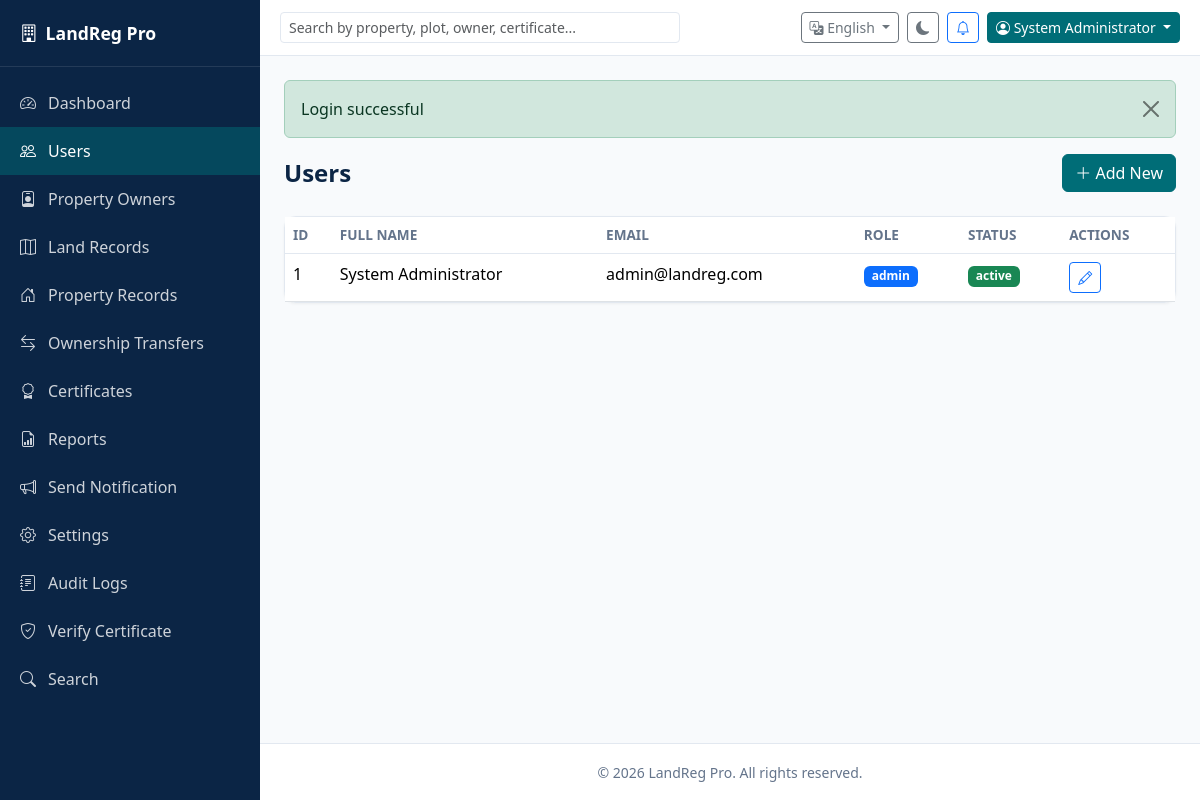
Screenshot of /admin/users/index.php (signed in) with the database file from the repository.
### tables this page shows
CREATE TABLE settings (
    id INT AUTO_INCREMENT PRIMARY KEY,
    system_name VARCHAR(150) DEFAULT 'LandReg Pro',
    office_name VARCHAR(150),
    office_address TEXT,
    office_phone VARCHAR(30),
    office_email VARCHAR(150),
    logo VARCHAR(255),
    created_at TIMESTAMP DEFAULT CURRENT_TIMESTAMP
);

CREATE TABLE users (
    id INT AUTO_INCREMENT PRIMARY KEY,
    full_name VARCHAR(150) NOT NULL,
    email VARCHAR(150) NOT NULL UNIQUE,
    phone VARCHAR(30),
    password VARCHAR(255) NOT NULL,
    role ENUM('admin','user') NOT NULL DEFAULT 'user',
    status ENUM('active','inactive') NOT NULL DEFAULT 'active',
    profile_photo VARCHAR(255),
    created_at TIMESTAMP DEFAULT CURRENT_TIMESTAMP
);

### includes/lang.php (called while the page is built, shortened)
<?php
function getLang(): string
{
    return $_SESSION['lang'] ?? 'en';
}
function __(string $key): string
{
    global $translations;
    $lang = getLang();
    return $translations[$lang][$key] ?? $translations['en'][$key] ?? $key;
}

### includes/functions.php (called while the page is built, shortened)
<?php
function e(?string $value): string
{
    return htmlspecialchars($value ?? '', ENT_QUOTES, 'UTF-8');
}
function getFlash(): ?array
{
    if (!empty($_SESSION['flash'])) {
        $flash = $_SESSION['flash'];
        return $flash;
    }
    return null;
}
function getSettings(): array
{
    static $settings = null;
    if ($settings === null) {
        $db = getDB();
        $stmt = $db->query('SELECT * FROM settings ORDER BY id ASC LIMIT 1');
        $settings = $stmt->fetch() ?: [
            'system_name' => APP_NAME,
            'office_name' => '',
            'office_address' => '',
            'office_phone' => '',
            'office_email' => '',
            'logo' => '',
        ];
    }
    return $settings;
}
function paginate(int $total, int $page, int $perPage = 10): array
{
    $totalPages = max(1, (int) ceil($total / $perPage));
    $page = max(1, min($page, $totalPages));
    $offset = ($page - 1) * $perPage;
    return [
        'total' => $total,
        'page' => $page,
        'per_page' => $perPage,
        'total_pages' => $totalPages,
        'offset' => $offset,
    ];
}

### includes/auth.php (called while the page is built, shortened)
<?php
function isLoggedIn(): bool
{
    return !empty($_SESSION['user_id']);
}
function currentUser(): ?array
{
    static $user = null;
    if ($user === null) {
        $db = getDB();
        $stmt = $db->prepare('SELECT * FROM users WHERE id = ? AND status = "active"');
        $stmt->execute([$_SESSION['user_id']]);
        $user = $stmt->fetch() ?: null;
    }
    return $user;
}
function isAdmin(): bool
{
    $user = currentUser();
    return $user && $user['role'] === 'admin';
}
function requireAdmin(): void
{
    if (!isAdmin()) {
        flash('danger', __('access_denied'));
        redirect(BASE_URL . '/user/dashboard.php');
    }
}

### admin/users/index.php (the view, shortened to what this page needs)
<?php
requireAdmin();
$db = getDB();
$page = max(1, (int)($_GET['page'] ?? 1));
$pagination = paginate((int)$db->query('SELECT COUNT(*) FROM users')->fetchColumn(), $page);
$stmt = $db->query('SELECT * FROM users ORDER BY id DESC LIMIT ' . $pagination['per_page'] . ' OFFSET ' . $pagination['offset']);
$users = $stmt->fetchAll();
$isAdminArea = true;
include APP_ROOT . '/includes/header.php';
?>
<div class="page-header"><h1><?= __('users') ?></h1><a href="create.php" class="btn btn-primary"><i class="bi bi-plus-lg"></i> <?= __('add') ?></a></div>
<div class="card"><div class="table-responsive"><table class="table table-hover mb-0">
<thead><tr><th>ID</th><th><?= __('full_name') ?></th><th><?= __('email') ?></th><th>Role</th><th><?= __('status') ?></th><th><?= __('actions') ?></th></tr></thead>
<tbody>
<?php foreach ($users as $u): ?>
<tr>
<td><?= $u['id'] ?></td><td><?= e($u['full_name']) ?></td><td><?= e($u['email']) ?></td>
<td><span class="badge bg-<?= $u['role']==='admin'?'primary':'secondary' ?>"><?= e($u['role']) ?></span></td>
<td><span class="badge bg-<?= $u['status']==='active'?'success':'danger' ?>"><?= e($u['status']) ?></span></td>
<td><a href="edit.php?id=<?= $u['id'] ?>" class="btn btn-sm btn-outline-primary"><i class="bi bi-pencil"></i></a></td>
</tr>
<?php endforeach; ?>
</tbody></table></div></div>
<?php include APP_ROOT . '/includes/footer.php'; ?>

### includes/header.php (shortened to what this page needs)
<?php
$settings = getSettings();
$user = currentUser();
$lang = getLang();
$isAdminArea = $isAdminArea ?? false;
?>
<!DOCTYPE html>
<html lang="<?= e($lang) ?>" data-theme="light">
<head>
    <link href="https://cdn.jsdelivr.net/npm/bootstrap@5.3.3/dist/css/bootstrap.min.css" rel="stylesheet">
    <link href="https://cdn.jsdelivr.net/npm/bootstrap-icons@1.11.3/font/bootstrap-icons.min.css" rel="stylesheet">
    <link href="<?= BASE_URL ?>/assets/css/style.css" rel="stylesheet">
</head>
<body>
<div class="app-wrapper">
    <?php if ($user): ?>
        <?php include APP_ROOT . '/includes/sidebar.php'; ?>
    <?php endif; ?>
    <div class="main-content">
        <?php if ($user): ?>
        <nav class="top-navbar">
            <div class="navbar-search d-none d-md-block">
                <form action="<?= BASE_URL ?>/search.php" method="GET" class="d-flex">
                    <input type="text" name="q" class="form-control form-control-sm" placeholder="<?= __('search_placeholder') ?>">
                </form>
            </div>
            <div class="navbar-actions ms-auto d-flex align-items-center gap-2">
                <div class="dropdown">
                    <button class="btn btn-sm btn-outline-secondary dropdown-toggle" data-bs-toggle="dropdown">
                        <i class="bi bi-translate"></i> <?= $lang === 'so' ? __('somali') : __('english') ?>
                    </button>
                </div>
                <button class="btn btn-sm btn-outline-secondary" id="themeToggle" title="<?= __('dark_mode') ?>">
                    <i class="bi bi-moon-fill"></i>
                </button>
                <a href="<?= BASE_URL ?>/<?= $isAdminArea ? 'admin' : 'user' ?>/notifications.php" class="btn btn-sm btn-outline-primary position-relative">
                    <i class="bi bi-bell"></i>
                </a>
                <div class="dropdown">
                    <button class="btn btn-sm btn-primary dropdown-toggle" data-bs-toggle="dropdown">
                        <i class="bi bi-person-circle"></i> <?= e($user['full_name']) ?>
                    </button>
                </div>
            </div>
        </nav>
        <?php endif; ?>
        <main class="content-area p-3 p-md-4">
            <?php $flash = getFlash(); if ($flash): ?>
            <div class="alert alert-<?= e($flash['type']) ?> alert-dismissible fade show" role="alert">
                <?= e($flash['message']) ?>
                <button type="button" class="btn-close" data-bs-dismiss="alert"></button>
            </div>
            <?php endif; ?>

### includes/sidebar.php (shortened to what this page needs)
<?php
$base = $isAdminArea ? BASE_URL . '/admin' : BASE_URL . '/user';
$current = basename($_SERVER['PHP_SELF']);
?>
<aside class="sidebar" id="sidebar">
    <div class="sidebar-brand">
        <?php $logo = getSettings()['logo'] ?? ''; ?>
        <?php if ($logo): ?>
            <img src="<?= UPLOAD_URL . e($logo) ?>" alt="Logo" class="sidebar-logo">
        <?php else: ?>
            <i class="bi bi-building"></i>
        <?php endif; ?>
        <span><?= e(getSettings()['system_name'] ?? APP_NAME) ?></span>
    </div>
    <ul class="sidebar-nav">
        <li><a href="<?= $base ?>/dashboard.php" class="<?= $current === 'dashboard.php' ? 'active' : '' ?>"><i class="bi bi-speedometer2"></i> <?= __('dashboard') ?></a></li>
        <?php if ($isAdminArea): ?>
        <li><a href="<?= BASE_URL ?>/admin/users/index.php" class="<?= str_contains($_SERVER['PHP_SELF'], '/users/') ? 'active' : '' ?>"><i class="bi bi-people"></i> <?= __('users') ?></a></li>
        <li><a href="<?= BASE_URL ?>/admin/owners/index.php" class="<?= str_contains($_SERVER['PHP_SELF'], '/owners/') ? 'active' : '' ?>"><i class="bi bi-person-badge"></i> <?= __('owners') ?></a></li>
        <li><a href="<?= BASE_URL ?>/admin/lands/index.php" class="<?= str_contains($_SERVER['PHP_SELF'], '/lands/') ? 'active' : '' ?>"><i class="bi bi-map"></i> <?= __('lands') ?></a></li>
        <li><a href="<?= BASE_URL ?>/admin/properties/index.php" class="<?= str_contains($_SERVER['PHP_SELF'], '/properties/') ? 'active' : '' ?>"><i class="bi bi-house-door"></i> <?= __('properties') ?></a></li>
        <li><a href="<?= BASE_URL ?>/admin/transfers/index.php" class="<?= str_contains($_SERVER['PHP_SELF'], '/transfers/') ? 'active' : '' ?>"><i class="bi bi-arrow-left-right"></i> <?= __('transfers') ?></a></li>
        <li><a href="<?= BASE_URL ?>/admin/certificates/index.php" class="<?= str_contains($_SERVER['PHP_SELF'], '/certificates/') ? 'active' : '' ?>"><i class="bi bi-award"></i> <?= __('certificates') ?></a></li>
        <li><a href="<?= BASE_URL ?>/admin/reports/index.php" class="<?= str_contains($_SERVER['PHP_SELF'], '/reports/') ? 'active' : '' ?>"><i class="bi bi-file-earmark-bar-graph"></i> <?= __('reports') ?></a></li>
        <li><a href="<?= BASE_URL ?>/admin/notifications/index.php" class="<?= str_contains($_SERVER['PHP_SELF'], '/notifications/') ? 'active' : '' ?>"><i class="bi bi-megaphone"></i> <?= __('send_notification') ?></a></li>
        <li><a href="<?= BASE_URL ?>/admin/settings/index.php" class="<?= str_contains($_SERVER['PHP_SELF'], '/settings/') ? 'active' : '' ?>"><i class="bi bi-gear"></i> <?= __('settings') ?></a></li>
        <li><a href="<?= BASE_URL ?>/admin/audit_logs.php"><i class="bi bi-journal-text"></i> <?= __('audit_logs') ?></a></li>
        <?php endif; ?>
        <li><a href="<?= BASE_URL ?>/verify.php"><i class="bi bi-shield-check"></i> <?= __('verify') ?></a></li>
        <li><a href="<?= BASE_URL ?>/search.php"><i class="bi bi-search"></i> <?= __('search') ?></a></li>
    </ul>
</aside>

### includes/footer.php (shortened to what this page needs)
        </main>
        <footer class="app-footer text-center py-3">
            <small>&copy; <?= date('Y') ?> <?= e(getSettings()['system_name'] ?? APP_NAME) ?>. All rights reserved.</small>
        </footer>
    </div>
</div>
</body>
</html>

### assets/css/style.css (style rules this page uses)
:root { --primary: #006D77; --secondary: #0B2545; --accent-gold: #D4A017; --success: #2E8B57; --warning: #F4A261; --danger: #D62828; --bg: #F8FAFC; --card-bg: #FFFFFF; --text: #1e293b; --text-muted: #64748b; --border: #e2e8f0; --sidebar-width: 260px; }
* { box-sizing: border-box; }
body { font-family: 'Segoe UI', system-ui, -apple-system, sans-serif; background: var(--bg); color: var(--text); margin: 0; min-height: 100vh; }
.app-wrapper { display: flex; min-height: 100vh; }
.sidebar { width: var(--sidebar-width); background: var(--secondary); color: #fff; position: fixed; top: 0; left: 0; bottom: 0; z-index: 1040; overflow-y: auto; transition: transform 0.3s ease; }
.sidebar-brand { padding: 1.25rem; font-weight: 700; font-size: 1.1rem; display: flex; align-items: center; gap: 0.5rem; border-bottom: 1px solid rgba(255,255,255,0.1); }
.sidebar-nav { list-style: none; padding: 0.75rem 0; margin: 0; }
.sidebar-nav a { display: flex; align-items: center; gap: 0.75rem; padding: 0.75rem 1.25rem; color: rgba(255,255,255,0.8); text-decoration: none; transition: all 0.2s; }
.sidebar-nav a:hover, .sidebar-nav a.active { background: rgba(0,109,119,0.5); color: #fff; }
.main-content { margin-left: var(--sidebar-width); flex: 1; display: flex; flex-direction: column; min-height: 100vh; width: calc(100% - var(--sidebar-width)); }
.top-navbar { background: var(--card-bg); border-bottom: 1px solid var(--border); padding: 0.75rem 1.25rem; display: flex; align-items: center; gap: 1rem; position: sticky; top: 0; z-index: 1030; }
.navbar-search { flex: 1; max-width: 400px; }
.content-area { flex: 1; }
.app-footer { background: var(--card-bg); border-top: 1px solid var(--border); color: var(--text-muted); }
.card { background: var(--card-bg); border: 1px solid var(--border); border-radius: 0.75rem; box-shadow: 0 1px 3px rgba(0,0,0,0.05); }
.btn-primary { background: var(--primary); border-color: var(--primary); }
.table { color: var(--text); }
.table thead th { border-bottom-color: var(--border); color: var(--text-muted); font-weight: 600; font-size: 0.85rem; text-transform: uppercase; }
.form-control, .form-select { background: var(--card-bg); color: var(--text); border-color: var(--border); }
.page-header { display: flex; justify-content: space-between; align-items: center; margin-bottom: 1.5rem; flex-wrap: wrap; gap: 1rem; }
.page-header h1 { font-size: 1.5rem; font-weight: 700; color: var(--secondary); margin: 0; }

### rows the page displays
settings: system_name "LandReg Pro"
users: full_name "System Administrator", id "1", email "admin@landreg.com", role "admin", status "active"

### other values shown
__('dashboard') "Dashboard"
__('users') "Users"
__('owners') "Property Owners"
__('lands') "Land Records"
__('properties') "Property Records"
__('transfers') "Ownership Transfers"
__('certificates') "Certificates"
__('reports') "Reports"
__('send_notification') "Send Notification"
__('settings') "Settings"
__('audit_logs') "Audit Logs"
__('verify') "Verify Certificate"
__('search') "Search"
__('english') "English"
$flash['message'] "Login successful"
